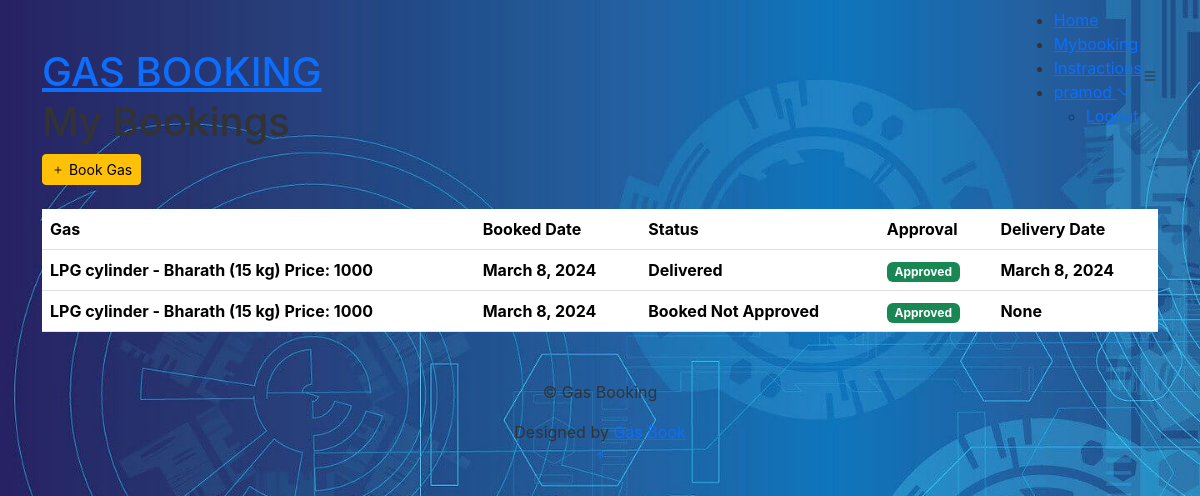
/booking/CustomerBooking (signed in), run on the app's committed database.
### Booking/models.py (models this page shows)
class BookGas(models.Model):
    Gas = models.ForeignKey(AgencyStock,on_delete = models.CASCADE)
    user = models.ForeignKey(User,on_delete = models.CASCADE,null = True)
    requested_date = models.DateField(auto_now_add = True)
    approval_status = models.BooleanField(default = False)
    status = models.CharField(max_length = 30,default = "Booked Not Approved" )
    deliverydate = models.DateField(auto_now = False, null = True)

class AgencyStock(models.Model):
    Gas = models.ForeignKey(GasCylinder,on_delete = models.CASCADE)
    stock = models.PositiveIntegerField()
    last_updated = models.DateTimeField(auto_now=True)
    user = models.ForeignKey(User,on_delete = models.CASCADE,null = True)
    price = models.PositiveIntegerField(null = True)
    appovel = models.BooleanField(default = False)
    def __str__(self):
        return str(self.Gas) + " Price: " + str(self.price)

class GasCylinder(models.Model):
    TYPE_CHOICES = (
        ('LPG', 'Liquefied Petroleum Gas'),
        ('CNG', 'Compressed Natural Gas'),
        ('Industrial', 'Industrial Gas'),
        ('Other', 'Other'),
    )
    type = models.CharField(max_length=20, choices=TYPE_CHOICES, default='LPG')
    brand = models.CharField(max_length=50)
    weight = models.PositiveIntegerField(help_text="Weight in kilograms")
    stock_level = models.PositiveIntegerField(default=0)
    last_updated = models.DateTimeField(auto_now=True)
    user = models.ForeignKey(User, on_delete = models.CASCADE, null=True)
    def __str__(self):
        return f"{self.type} cylinder - {self.brand} ({self.weight} kg)"

### Booking/views.py (the view, shortened to what this page needs)
# urls.py: path("CustomerBooking",views.CustomerBooking,name="CustomerBooking"),
def CustomerBooking(request):
    form = GasBookForm()
    gas = BookGas.objects.filter(user = request.user)
    context = {
        "form":form,
        "gas":gas
    }
    return render(request,'mybookings.html',context)

### templates/mybookings.html (shortened to what this page needs)
{% extends 'index.html' %}
{% block content %}
<div class="container mt-5 mb-5">
    <br><br>
    <h1>My Bookings</h1>
    <button data-bs-toggle="modal" data-bs-target="#exampleModal" class="btn btn-warning btn-sm" ><i class="bi bi-plus"></i> Book Gas</button>
    <br><br>
    <table class="table">
        <tr>
            <th>Gas</th>
            <th>Booked Date</th>
            <th>Status</th>
            <th>Approval</th>
            <th>Delivery Date</th>
        </tr>
        {% for g in gas %}
        <tr>
            <th>{{g.Gas}}</th>
            <th>{{g.requested_date}}</th>
            <th>{{g.status}}</th>
            <th>
                {% if g.approval_status == True %}
                <span class="badge bg-success">Approved</span>
                {% else %}
                <span class="badge bg-warning">Pending....</span>
                {% endif %}
            </th>
            <th>
                {{g.deliverydate}}
            </th>
        </tr>
        {% endfor %}
    </table>
</div>
{% endblock %}

### templates/index.html (shortened to what this page needs)
<!DOCTYPE html>
{% load static %}
<html lang="en">
<head>
  <link href="{%static 'assets/vendor/aos/aos.css' %}" rel="stylesheet">
  <link href="{%static 'assets/vendor/bootstrap/css/bootstrap.min.css' %}" rel="stylesheet">
  <link href="{%static 'assets/vendor/bootstrap-icons/bootstrap-icons.css' %}" rel="stylesheet">
  <link href="{%static 'assets/vendor/boxicons/css/boxicons.min.css' %}" rel="stylesheet">
  <link href="{%static 'assets/vendor/swiper/swiper-bundle.min.css' %}" rel="stylesheet">
  <link href="{%static 'assets/css/style.css' %}" rel="stylesheet">
</head>
<body>
  <header id="header" class="fixed-top d-flex align-items-center">
    <div class="container d-flex justify-content-between align-items-center">
      <div class="logo">
        <h1><a href="index.html">GAS BOOKING</a></h1>
      </div>
      <nav id="navbar" class="navbar">
        <ul>
          <li><a class="active " href="{%url 'Index' %}">Home</a></li>
          <li><a href="{%url 'CustomerBooking' %}">Mybooking</a></li>
          <li><a href="blog.html">Instractions</a></li>
          <li class="dropdown"><a href="#"><span>{{request.user}}</span> <i class="bi bi-chevron-down"></i></a>
            <ul>
              <li><a href="{%url 'SignOut' %}">Logout</a></li>
            </ul>
          </li>
        </ul>
        <i class="bi bi-list mobile-nav-toggle"></i>
      </nav>
    </div>
  </header>
  <section class="hero-section" id="hero">
    {% block content %}{% endblock %}
  <footer class="footer" role="contentinfo">
    <div class="container">
      <div class="row justify-content-center text-center">
        <div class="col-md-7">
          <p class="copyright">&copy; Gas Booking</p>
          <div class="credits">
            Designed by <a href="">Gas Book</a>
          </div>
        </div>
      </div>
    </div>
  </footer>
  <a href="#" class="back-to-top d-flex align-items-center justify-content-center"><i class="bi bi-arrow-up-short"></i></a>
</body>
</html>

### static/css/style.css (style rules this page uses)
body { font-family: -apple-system, BlinkMacSystemFont, "Segoe UI", Roboto, Helvetica, Arial, sans-serif, "Apple Color Emoji", "Segoe UI Emoji", "Segoe UI Symbol"; background-color: #F9F9F9; color: #333333; margin-top:50px; background-image: url(/static/img/gas.jpg); background-size:cover; background-attachment: fixed; background-repeat: no-repeat; }

### data on the page
BookGas: Gas "LPG cylinder - Bharath (15 kg) Price: 1000", requested_date "March 8, 2024", status "Delivered", approval_status "Approved", deliverydate "March 8, 2024"
BookGas: Gas "LPG cylinder - Bharath (15 kg) Price: 1000", requested_date "March 8, 2024", status "Booked Not Approved", approval_status "Approved", deliverydate "None"
